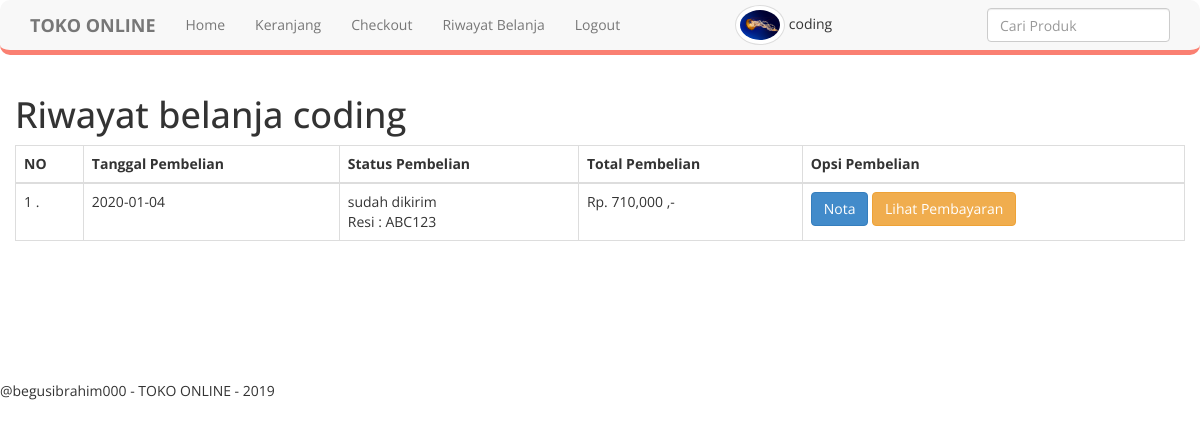
Screenshot of /riwayat_belanja.php (signed in) with the database file from the repository.
### tables this page shows
CREATE TABLE `pembelian` (
  `id_pembelian` int(11) NOT NULL,
  `id_pelanggan` int(11) NOT NULL,
  `id_ongkir` int(11) NOT NULL,
  `tanggal_pembelian` date NOT NULL,
  `total_pembelian` int(11) NOT NULL,
  `alamat_pengiriman` text NOT NULL,
  `status_pembelian` varchar(50) DEFAULT 'pending',
  `resi_pengiriman` varchar(50) NOT NULL
);

### riwayat_belanja.php (the view, shortened to what this page needs)
<?php
    include 'admin/config/koneksi.php';
?>
<!DOCTYPE html>
<html xmlns="http://www.w3.org/1999/xhtml">
<head>
  <?php include 'layouts/css.php'; ?>
</head>
<body>
    <?php include 'layouts/navbar.php'; ?>
    <?php
      $no = 1;
      $id_pelanggan = $_SESSION['pelanggan']['id_pelanggan'];
      $data_pembelian = mysqli_query($koneksi, "SELECT * FROM pembelian WHERE id_pelanggan = '$id_pelanggan' ");
    ?>
    <section id="riwayat" class="riwayat">
        <div class="container">
            <div class="row">
                <h1>Riwayat belanja <?= $_SESSION['pelanggan']['nama_pelanggan']; ?></h2>
                <table class="table table-bordered">
                  <thead>
                    <tr>
                      <th>NO</th>
                      <th>Tanggal Pembelian</th>
                      <th>Status Pembelian</th>
                      <th>Total Pembelian</th>
                      <th>Opsi Pembelian</th>
                    </tr>
                  </thead>
                  <tbody>
                    <?php while($pembelian = mysqli_fetch_assoc($data_pembelian)) : ?>
                    <tr>
                      <td><?= $no++; ?> .</td>
                      <td><?= $pembelian['tanggal_pembelian']; ?></td>
                      <td>
                        <?= $pembelian['status_pembelian']; ?> <br>
                        <?php if(!empty($pembelian['resi_pengiriman'])) : ?>
                          Resi : <?= $pembelian['resi_pengiriman']; ?>
                        <?php endif; ?>
                      </td>
                      <td>Rp. <?= number_format( $pembelian['total_pembelian']); ?> ,-</td>
                      <td>
                        <a href="nota.php?id_pembelian=<?= $pembelian['id_pembelian']; ?>" class="btn btn-primary">Nota</a>
                        <?php if($pembelian['status_pembelian'] == "pending") : ?>
                          <a href="pembayaran.php?id_pembelian=<?= $pembelian['id_pembelian']; ?>" class="btn btn-success">Kirim Pembayaran</a>
                        <?php else : ?>
                          <a href="lihat_pembayaran.php?id_pembelian=<?= $pembelian['id_pembelian']; ?>" class="btn btn-warning">Lihat Pembayaran</a>
                        <?php endif; ?>
                      </td>
                    </tr>
                    <?php endwhile; ?>
                  </tbody>
                </table>
            </div>
        </div>
    </section>
  <?php include 'layouts/footer.php' ?>
</body>
</html>

### admin/assets/css/custom.css (style rules this page uses)
body { font-family: 'Open Sans', sans-serif; }

### rows the page displays
pembelian: tanggal_pembelian "2020-01-04", status_pembelian "sudah dikirim", resi_pengiriman "ABC123", total_pembelian "710,000"

### other values shown
$_SESSION['pelanggan']['nama_pelanggan'] "coding"
